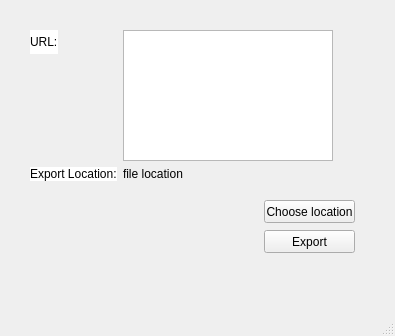
<?xml version="1.0" encoding="UTF-8"?>
<ui version="4.0">
 <class>MainWindow</class>
 <widget class="QMainWindow" name="MainWindow">
  <property name="geometry">
   <rect>
    <x>0</x>
    <y>0</y>
    <width>395</width>
    <height>336</height>
   </rect>
  </property>
  <property name="minimumSize">
   <size>
    <width>80</width>
    <height>60</height>
   </size>
  </property>
  <property name="windowTitle">
   <string>โปรแกรมดึงข้อมูลหุ้น</string>
  </property>
  <widget class="QWidget" name="centralwidget">
   <widget class="QPushButton" name="export_button">
    <property name="geometry">
     <rect>
      <x>264</x>
      <y>230</y>
      <width>91</width>
      <height>23</height>
     </rect>
    </property>
    <property name="text">
     <string>Export</string>
    </property>
   </widget>
   <widget class="QPushButton" name="file_location">
    <property name="geometry">
     <rect>
      <x>264</x>
      <y>200</y>
      <width>91</width>
      <height>23</height>
     </rect>
    </property>
    <property name="text">
     <string>Choose location</string>
    </property>
   </widget>
   <widget class="QWidget" name="">
    <property name="geometry">
     <rect>
      <x>30</x>
      <y>30</y>
      <width>303</width>
      <height>151</height>
     </rect>
    </property>
    <layout class="QFormLayout" name="formLayout">
     <item row="0" column="0">
      <widget class="QLabel" name="url">
       <property name="styleSheet">
        <string notr="true">font: 16pt &quot;Calibri&quot;;
background-color: rgb(255, 255, 255);</string>
       </property>
       <property name="text">
        <string>URL:</string>
       </property>
      </widget>
     </item>
     <item row="0" column="1">
      <widget class="QTextEdit" name="urlinput"/>
     </item>
     <item row="2" column="0">
      <widget class="QLabel" name="export_location">
       <property name="styleSheet">
        <string notr="true">font: 16pt &quot;Calibri&quot;;
background-color: rgb(255, 255, 255);</string>
       </property>
       <property name="text">
        <string>Export Location:</string>
       </property>
      </widget>
     </item>
     <item row="2" column="1">
      <widget class="QLabel" name="output">
       <property name="styleSheet">
        <string notr="true">font: 16pt &quot;Calibri&quot;;</string>
       </property>
       <property name="text">
        <string>file location</string>
       </property>
      </widget>
     </item>
    </layout>
   </widget>
  </widget>
  <widget class="QMenuBar" name="menubar">
   <property name="geometry">
    <rect>
     <x>0</x>
     <y>0</y>
     <width>395</width>
     <height>21</height>
    </rect>
   </property>
  </widget>
  <widget class="QStatusBar" name="statusbar"/>
 </widget>
 <resources/>
 <connections/>
</ui>
